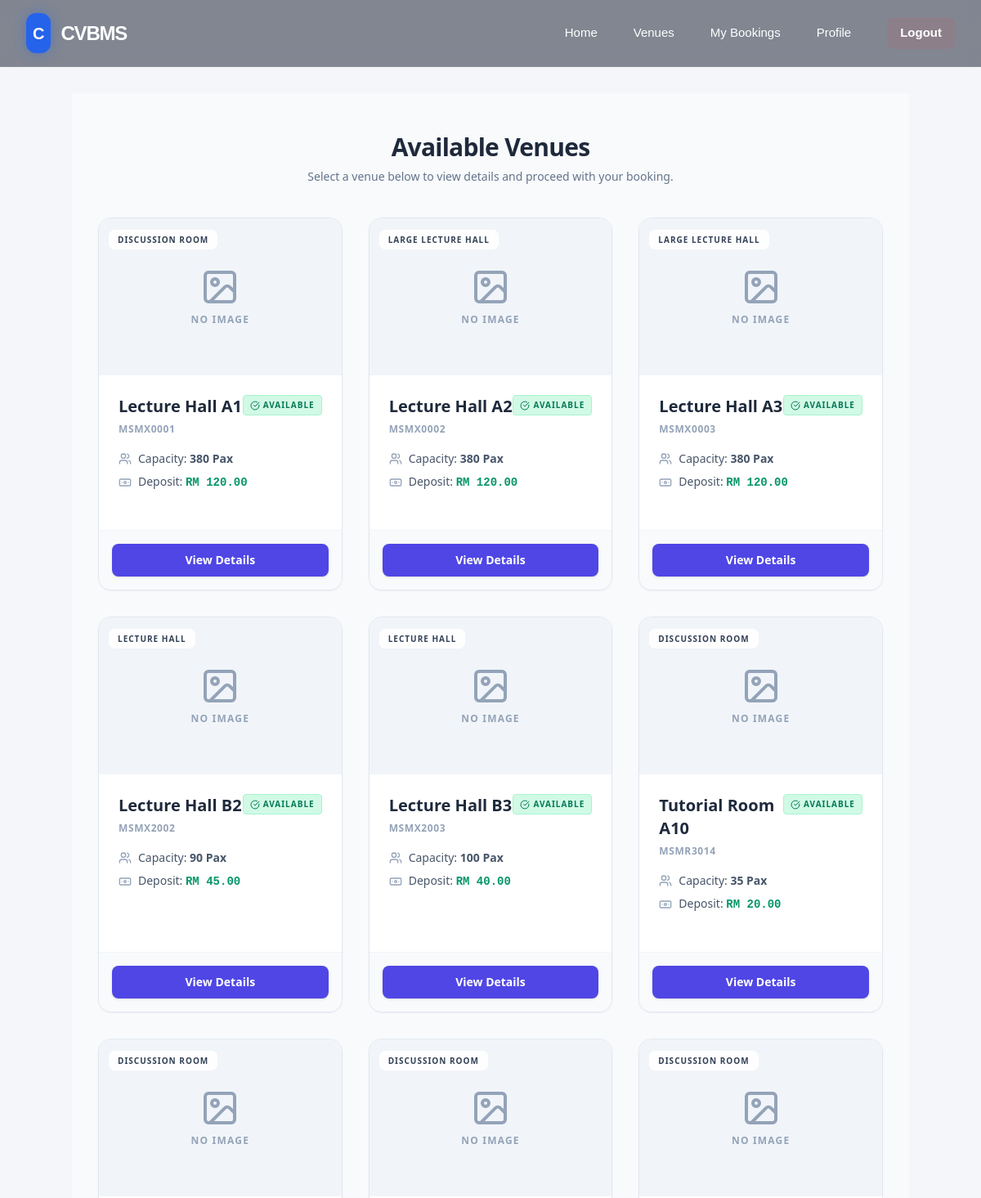
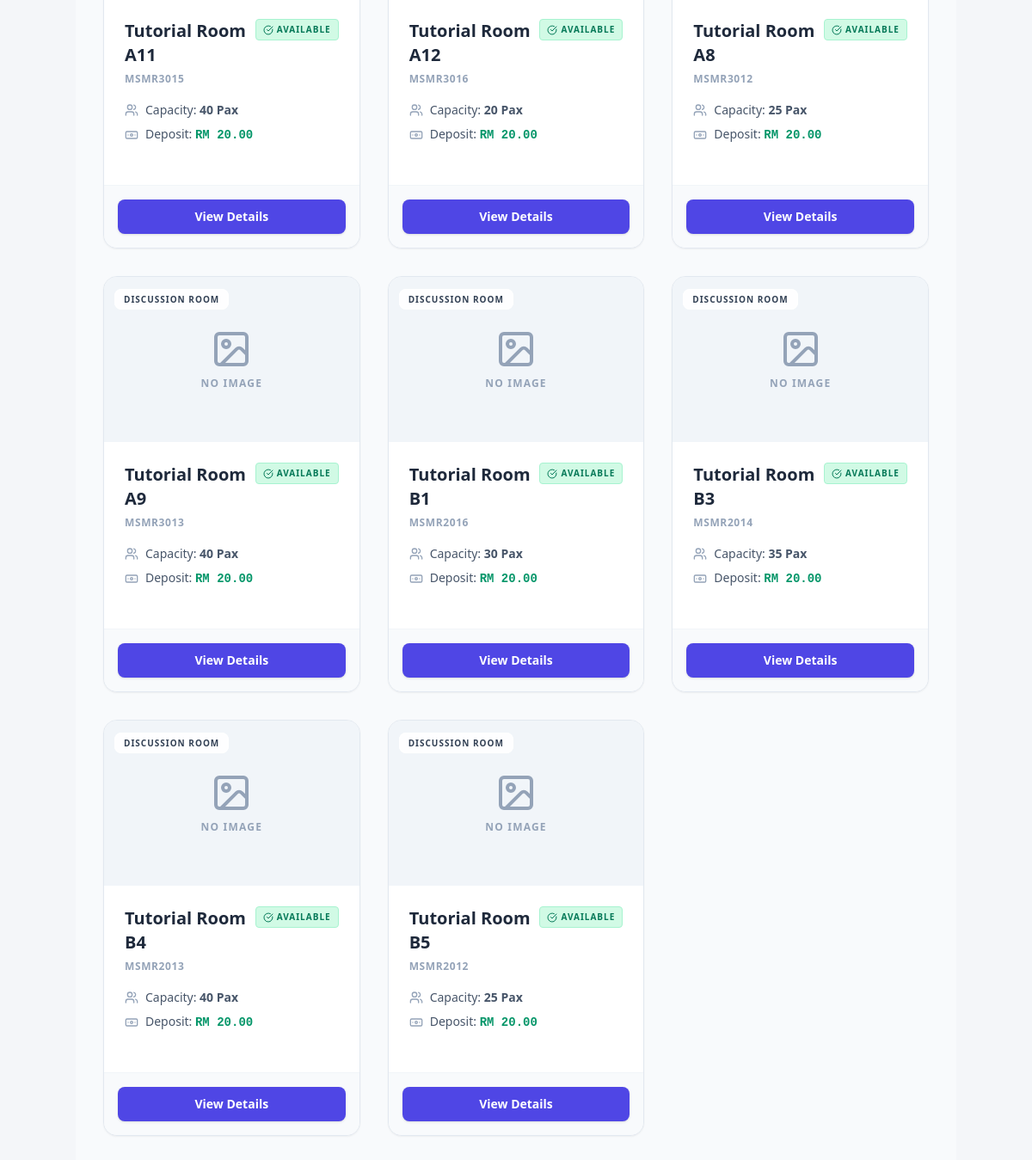
Page /User/venues.php on the committed database (2 pictures, top to bottom).
### tables this page shows
CREATE TABLE `venue` (
  `vid` varchar(10) NOT NULL,
  `vname` varchar(100) NOT NULL,
  `vcid` int(11) NOT NULL,
  `max_cap` int(10) UNSIGNED NOT NULL,
  `deposit` decimal(10,2) UNSIGNED NOT NULL,
  `status` enum('available','maintenance','booked') NOT NULL DEFAULT 'available',
  `description` text NOT NULL
);

CREATE TABLE `vcategory` (
  `vcid` int(11) NOT NULL,
  `category` varchar(50) NOT NULL,
  `description` text NOT NULL
);

### User/venues.php (the view, shortened to what this page needs)
<?php
include("../includes/user_header.php");
include("../includes/user_navbar.php");
include("../config/db.php");
$result = $conn->query("
    SELECT
        v.*,
        vc.category,
        vp.pic AS main_pic
    FROM venue v
    JOIN vcategory vc ON v.vcid = vc.vcid
    LEFT JOIN (
        SELECT vid, MIN(pic_id) AS first_pic_id
        FROM vpic
        GROUP BY vid
    ) first_vpic ON v.vid = first_vpic.vid
    LEFT JOIN vpic vp ON first_vpic.first_pic_id = vp.pic_id
    WHERE v.status = 'available'
    ORDER BY v.vname ASC
");
?>
<script src="https://cdn.tailwindcss.com"></script>
<div class="min-h-screen bg-slate-50 py-12 px-4 sm:px-6 lg:px-8 font-sans">
    <div class="max-w-6xl mx-auto">
        <div class="mb-10 text-center">
            <h1 class="text-3xl font-extrabold text-slate-800 tracking-tight">Available Venues</h1>
            <p class="text-sm text-slate-500 mt-2">Select a venue below to view details and proceed with your booking.</p>
        </div>
        <div class="grid grid-cols-1 md:grid-cols-2 lg:grid-cols-3 gap-8">
            <?php if ($result && $result->num_rows > 0): ?>
                <?php while ($venue = $result->fetch_assoc()): ?>
                    <?php
                        $image_path = "";
                    ?>
                    <div class="bg-white rounded-2xl shadow-sm border border-slate-200 hover:shadow-md overflow-hidden transition-all flex flex-col">
                        <div class="h-48 bg-slate-100 overflow-hidden relative">
                            <?php if (!empty($image_path)): ?>
                                <img
                                    src="<?php echo htmlspecialchars($image_path); ?>"
                                    alt="<?php echo htmlspecialchars($venue["vname"]); ?>"
                                    class="w-full h-full object-cover"
                                >
                            <?php else: ?>
                                <div class="w-full h-full flex flex-col items-center justify-center text-slate-400">
                                    <i data-lucide="image" class="w-12 h-12 mb-2"></i>
                                    <p class="text-xs font-bold uppercase tracking-widest">No Image</p>
                                </div>
                            <?php endif; ?>
                            <div class="absolute top-3 left-3">
                                <span class="px-2.5 py-1 bg-white/90 backdrop-blur text-slate-700 border border-white rounded-lg text-[10px] font-black uppercase tracking-widest">
                                    <?php echo htmlspecialchars($venue["category"]); ?>
                                </span>
                            </div>
                        </div>
                        <div class="p-6 flex-1">
                            <div class="flex justify-between items-start mb-4">
                                <div>
                                    <h3 class="text-xl font-bold text-slate-800">
                                        <?php echo htmlspecialchars($venue["vname"]); ?>
                                    </h3>
                                    <span class="text-xs font-bold text-slate-400 uppercase tracking-wider">
                                        <?php echo htmlspecialchars($venue["vid"]); ?>
                                    </span>
                                </div>
                                <span class="px-2 py-1 bg-emerald-100 text-emerald-700 border border-emerald-200 rounded text-[10px] font-black uppercase tracking-widest flex items-center">
                                    <i data-lucide="check-circle" class="w-3 h-3 mr-1"></i> Available
                                </span>
                            </div>
                            <div class="space-y-2 mb-6">
                                <div class="flex items-center text-sm text-slate-600">
                                    <i data-lucide="users" class="w-4 h-4 mr-2 text-slate-400"></i>
                                    <span>Capacity: <strong><?php echo (int)$venue["max_cap"]; ?> Pax</strong></span>
                                </div>
                                <div class="flex items-center text-sm text-slate-600">
                                    <i data-lucide="banknote" class="w-4 h-4 mr-2 text-slate-400"></i>
                                    <span>Deposit: <strong class="text-emerald-600 font-mono">RM <?php echo number_format((float)$venue["deposit"], 2); ?></strong></span>
                                </div>
                            </div>
                        </div>
                        <div class="p-4 border-t border-slate-100 bg-slate-50">
                            <a href="venue_details.php?vid=<?php echo urlencode($venue["vid"]); ?>"
                               class="block w-full py-2.5 text-center text-sm font-bold rounded-lg transition-colors bg-indigo-600 hover:bg-indigo-700 text-white shadow">
                                View Details
                            </a>
                        </div>
                    </div>
                <?php endwhile; ?>
            <?php endif; ?>
        </div>
    </div>
</div>
<?php include("../includes/user_footer.php"); ?>
</body>
</html>

### includes/user.css (style rules this page uses)
body { margin: 0; font-family: Arial, sans-serif; background-color: #f4f6f9; color: #333; }
.grid { display: grid; grid-template-columns: repeat(auto-fit, minmax(250px, 1fr)); gap: 20px; }

### rows in the picture
venue: vcid.category "DISCUSSION ROOM", vname "Lecture Hall A1", vid "MSMX0001", max_cap "380", deposit "120.00"
venue: vcid.category "LARGE LECTURE HALL", vname "Lecture Hall A2", vid "MSMX0002", max_cap "380", deposit "120.00"
venue: vcid.category "LARGE LECTURE HALL", vname "Lecture Hall A3", vid "MSMX0003", max_cap "380", deposit "120.00"
venue: vcid.category "LECTURE HALL", vname "Lecture Hall B2", vid "MSMX2002", max_cap "90", deposit "45.00"
venue: vcid.category "LECTURE HALL", vname "Lecture Hall B3", vid "MSMX2003", max_cap "100", deposit "40.00"
venue: vcid.category "DISCUSSION ROOM", vname "Tutorial Room A10", vid "MSMR3014", max_cap "35", deposit "20.00"
venue: vcid.category "DISCUSSION ROOM", vname "Tutorial Room A11", vid "MSMR3015", max_cap "40", deposit "20.00"
venue: vcid.category "DISCUSSION ROOM", vname "Tutorial Room A12", vid "MSMR3016", max_cap "20", deposit "20.00"
venue: vcid.category "DISCUSSION ROOM", vname "Tutorial Room A8", vid "MSMR3012", max_cap "25", deposit "20.00"
venue: vcid.category "DISCUSSION ROOM", vname "Tutorial Room A9", vid "MSMR3013", max_cap "40", deposit "20.00"
venue: vcid.category "DISCUSSION ROOM", vname "Tutorial Room B1", vid "MSMR2016", max_cap "30", deposit "20.00"
venue: vcid.category "DISCUSSION ROOM", vname "Tutorial Room B3", vid "MSMR2014", max_cap "35", deposit "20.00"
venue: vcid.category "DISCUSSION ROOM", vname "Tutorial Room B4", vid "MSMR2013", max_cap "40", deposit "20.00"
venue: vcid.category "DISCUSSION ROOM", vname "Tutorial Room B5", vid "MSMR2012", max_cap "25", deposit "20.00"
